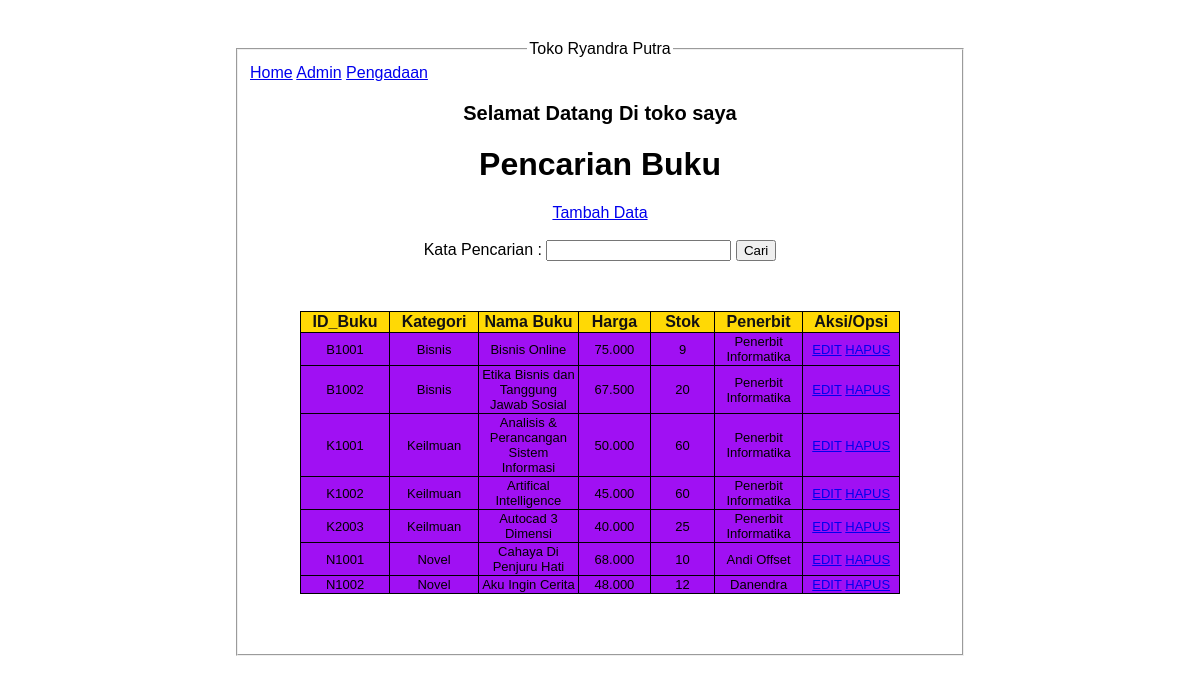
/Admin.php, run on the app's committed database.
### tables this page shows
CREATE TABLE `tb_buku` (
  `ID_Buku` varchar(10) NOT NULL,
  `Kategori` varchar(15) NOT NULL,
  `Nama_Buku` varchar(50) NOT NULL,
  `Harga` varchar(10) NOT NULL,
  `Stok` varchar(10) NOT NULL,
  `Penerbit` varchar(50) NOT NULL
);

### Admin.php (the view, shortened to what this page needs)
<!DOCTYPE html>
<html lang='en'>
<head>
    <link rel="stylesheet" href="style.css">
</head>
<body>
<fieldset >
    <legend align="center">Toko Ryandra Putra</legend>
    <div class="nav">
        <a href="index.php">Home</a>
        <a href="Admin.php">Admin</a>
        <a href="Pengadaan.php">Pengadaan</a>
    </div>
    <h3 align="center">Selamat Datang Di toko saya</h3>
    <center><h1>Pencarian Buku</h1></center>
   <center><a href="tambah_form.html">Tambah Data</a></center>
    <br>
    <div class="cari">
    <form method="GET" action="index.php">
    <label>Kata Pencarian : </label>
    <input type="text" name="kata_cari" value="<?php if(isset($_GET['kata_cari'])) { echo
    $_GET['kata_cari']; } ?>" />
    <button type="submit">Cari</button>
    </div>
    <table class="table-home">
        <thead class="table thead">
            <tr>
            <th>ID_Buku</th>
            <th>Kategori</th>
            <th>Nama Buku</th>
            <th>Harga</th>
            <th>Stok</th>
            <th>Penerbit</th>
            <th colspan="2">Aksi/Opsi</th>
            </tr>
        </thead>
        <tbody>
            <?php
            include 'koneksi.php';
            if(isset($_GET['kata_cari'])) {
            $kata_cari = $_GET['kata_cari'];
            $query = "SELECT * FROM tb_buku WHERE ID_Buku like '%".$kata_cari."%' OR
            Nama_Buku like '%".$kata_cari."%' OR
            Kategori like '%".$kata_cari."%' ORDER BY ID_Buku ASC";
            } else {
            $query = "SELECT * FROM tb_buku ORDER BY ID_Buku ASC";
            }
            $result = mysqli_query($koneksi, $query);
            while ($row = mysqli_fetch_assoc($result)) {
        ?>
                <tr align="center">
                    <td><?php echo $row['ID_Buku']; ?></td>
                    <td><?php echo $row['Kategori']; ?></td>
                    <td><?php echo $row['Nama_Buku']; ?></td>
                    <td><?php echo $row['Harga']; ?></td>
                    <td><?php echo $row['Stok']; ?></td>
                    <td><?php echo $row['Penerbit']; ?></td>
                    <td>
                        <a href="edit_form.php?ID_Buku=<?php echo $row['ID_Buku']; ?>">EDIT</a>
                        <a href="delete.php?ID_Buku=<?php echo $row['ID_Buku']; ?>">HAPUS</a>
                    </td>
                </tr>
        <?php
        }
        ?>
    </tbody>
    </table>
    </fieldset>
    </body>
    </html>

### style.css (style rules this page uses)
fieldset { width: 400px; margin:auto; }
fieldset h3 { font-size: 20px; }
.cari { text-align: center; }
body { margin: 40px; font-family: Arial, Helvetica, sans-serif ; }
.table-home { margin: 50px; border-radius: 4px; }
table { width: 600px; font-size: 13px; color:black; border-collapse: collapse; align-items: center; }
table thead { color: rgb(19, 18, 18); font-size: 16px; width: 100%; }
table th { border: 1px solid black; background-color: rgb(255, 217, 5); width: 50px; }
table td { border: 1px solid black; background-color: rgb(160, 16, 243); width: 200px; }

### data on the page
tb_buku: ID_Buku "B1001", Kategori "Bisnis", Nama_Buku "Bisnis Online", Harga "75.000", Stok "9", Penerbit "Penerbit Informatika"
tb_buku: ID_Buku "B1002", Kategori "Bisnis", Nama_Buku "Etika Bisnis dan Tanggung Jawab Sosial", Harga "67.500", Stok "20", Penerbit "Penerbit Informatika"
tb_buku: ID_Buku "K1001", Kategori "Keilmuan", Nama_Buku "Analisis & Perancangan Sistem Informasi", Harga "50.000", Stok "60", Penerbit "Penerbit Informatika"
tb_buku: ID_Buku "K1002", Kategori "Keilmuan", Nama_Buku "Artifical Intelligence", Harga "45.000", Stok "60", Penerbit "Penerbit Informatika"
tb_buku: ID_Buku "K2003", Kategori "Keilmuan", Nama_Buku "Autocad 3 Dimensi", Harga "40.000", Stok "25", Penerbit "Penerbit Informatika"
tb_buku: ID_Buku "N1001", Kategori "Novel", Nama_Buku "Cahaya Di Penjuru Hati", Harga "68.000", Stok "10", Penerbit "Andi Offset"
tb_buku: ID_Buku "N1002", Kategori "Novel", Nama_Buku "Aku Ingin Cerita", Harga "48.000", Stok "12", Penerbit "Danendra"
